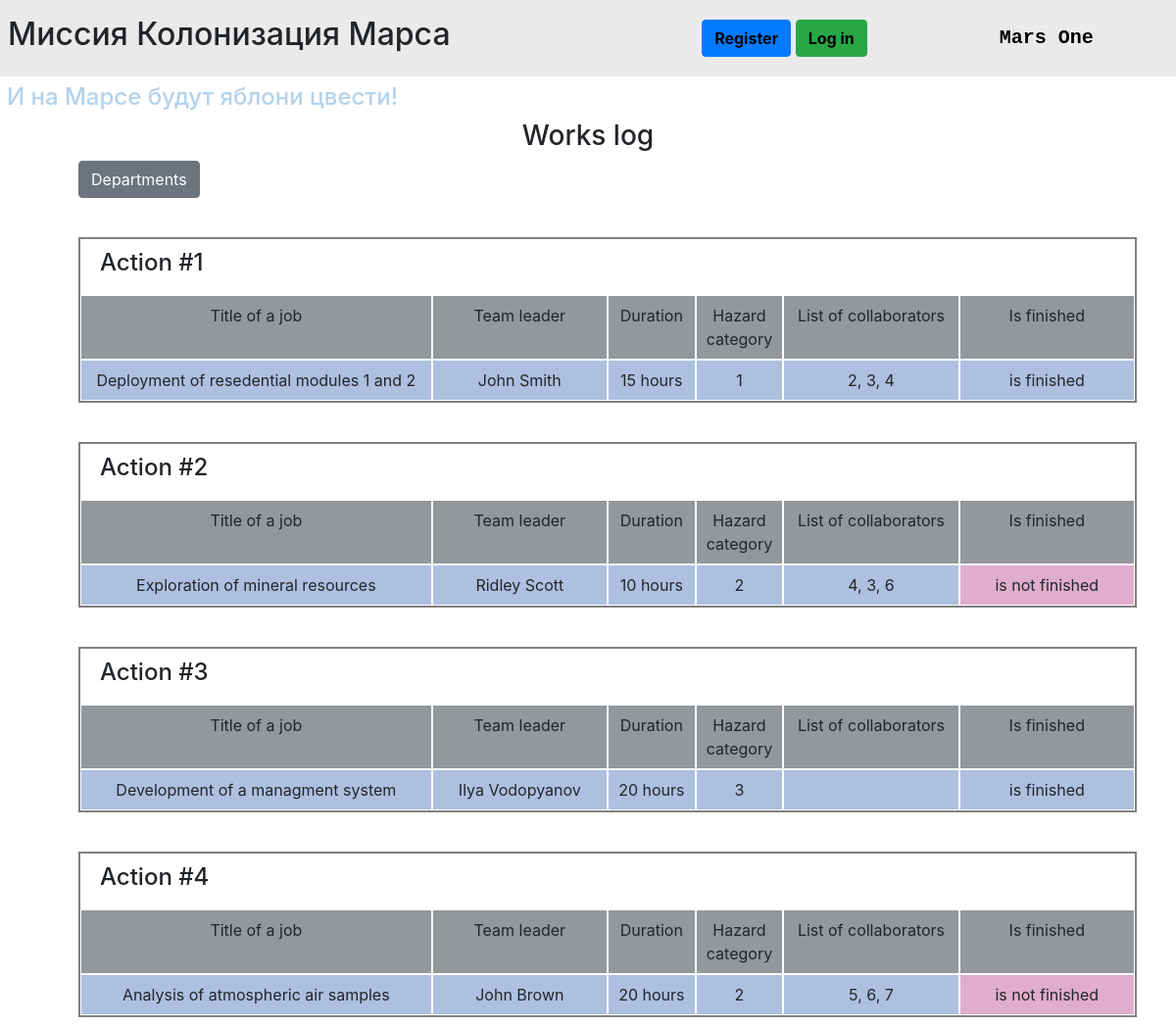
/index, run on the app's committed database.
### data/jobs.py (models this page shows, shortened)
class Jobs(SqlAlchemyBase, SerializerMixin):
    __tablename__ = 'jobs'
    id = sqlalchemy.Column(sqlalchemy.Integer,
                           primary_key=True, autoincrement=True)
    team_leader = sqlalchemy.Column(sqlalchemy.Integer, sqlalchemy.ForeignKey("users.id"))
    job = sqlalchemy.Column(sqlalchemy.String, nullable=True)
    work_size = sqlalchemy.Column(sqlalchemy.Integer, nullable=True)
    collaborators = sqlalchemy.Column(sqlalchemy.String, nullable=True)
    creator = sqlalchemy.Column(sqlalchemy.Integer, nullable=True, default=0)
    kind = sqlalchemy.Column(sqlalchemy.Integer, sqlalchemy.ForeignKey("category.id"))
    start_date = sqlalchemy.Column(sqlalchemy.DateTime, default=datetime.datetime.now, nullable=True)
    end_date = sqlalchemy.Column(sqlalchemy.DateTime, nullable=True)
    is_finished = sqlalchemy.Column(sqlalchemy.Boolean, nullable=True)
    user = orm.relation("User")
    category = orm.relation("Category")

### data/users.py (models this page shows, shortened)
class User(SqlAlchemyBase, UserMixin, SerializerMixin):
    __tablename__ = 'users'
    id = sqlalchemy.Column(sqlalchemy.Integer,
                           primary_key=True, autoincrement=True)
    surname = sqlalchemy.Column(sqlalchemy.String, nullable=True)
    name = sqlalchemy.Column(sqlalchemy.String, nullable=True)
    age = sqlalchemy.Column(sqlalchemy.Integer, nullable=True)
    position = sqlalchemy.Column(sqlalchemy.String, nullable=True)
    speciality = sqlalchemy.Column(sqlalchemy.String, nullable=True)
    address = sqlalchemy.Column(sqlalchemy.String, nullable=True)
    email = sqlalchemy.Column(sqlalchemy.String,
                              unique=True, nullable=True)
    city_from = sqlalchemy.Column(sqlalchemy.String)
    hashed_password = sqlalchemy.Column(sqlalchemy.String, nullable=True)
    modified_date = sqlalchemy.Column(sqlalchemy.DateTime,
                                      default=datetime.datetime.now)
    jobs = orm.relation("Jobs", back_populates='user')
    departments = orm.relation("Department", back_populates='user')

### main.py (the view)
@app.route("/")
@app.route("/index")
def index():
    session = db_session.create_session()
    actions = session.query(Jobs).all()
    return render_template("actions.html",
                           actions=actions,
                           title="Works log")

### data/db_session.py (called while the page is built)
def create_session() -> Session:
    global __factory
    return __factory()

### templates/actions.html (shortened to what this page needs)
{% extends "base.html" %}
{% block content %}
<div class="container-fluid">
    <div class="row">
        <div class="col-12 text-center">
            <h3>{{title}}</h3>
        </div>
    </div>
    <div class="buttons">
        <a href="/departments_list" class="btn btn-secondary">Departments</a>
    </div>
    {% for action in actions %}
    <div class="container-fluid item">
        <div class="row">
            <div class="col-12 action-title"><h4>Action #{{action.id}}</h4></div>
        </div>
        <div class="row">
            <div class="col-4 title">Title of a job</div>
            <div class="col-2 title">Team leader</div>
            <div class="col-1 title">Duration</div>
            <div class="col-1 title">Hazard category</div>
            <div class="col-2 title">List of collaborators</div>
            <div class="col-2 title">Is finished</div>
        </div>
        <div class="row">
            <div class="col-4 cell">{{action.job}}</div>
            <div class="col-2 cell">{{action.user.name + " " + action.user.surname}}</div>
            <div class="col-1 cell">{{action.work_size}} hours</div>
            <div class="col-1 cell">{{action.kind}}</div>
            <div class="col-2 cell">{{action.collaborators}}</div>
            <div class="col-2 cell {% if not action.is_finished %} not-finished {% endif %}">
                {% if not action.is_finished %} is not finished
                {% else %} is finished
                {% endif %}
            </div>
        </div>
    </div>
    {% endfor %}
</div>
{% endblock %}

### templates/base.html (shortened to what this page needs)
<!DOCTYPE html>
<html lang="en">
<head>
    <link rel="stylesheet"
          href="https://stackpath.bootstrapcdn.com/bootstrap/4.4.1/css/bootstrap.min.css"
>
    <link rel="stylesheet" href="/static/css/style.css">
</head>
<body>
    <div class="row align-items-center mission">
        <h2 class="col-md-7 col-sm-6 mission-name">Миссия Колонизация Марса</h2>
        <p class="col-md-3 col-sm-3 mission-user">
            {% if current_user.is_authenticated %}
            <a class="alert-link" href="/logout" title="log out">{{ current_user.name + " " + current_user.surname }}</a>
            {% else %}
            <a href="/register" class="btn btn-primary">Register</a>
            <a href="/login" class="btn btn-success">Log in</a>
            {% endif %}
        </p>
        <a href="/" class="col-md-2 col-sm-3 mission-logo">Mars One</a>
    </div>
    <div class="slogan">
        <h4>И на Марсе будут яблони цвести!</h4>
    </div>
    <main role="main" class="container">
        {% block content %}{% endblock %}
    </main>
</body>
</html>

### static/css/style.css (style rules this page uses)
.title { background-color: #94979c; }
.cell { background-color: #adc0e0; }
.title, .cell { padding: 8px; border: 1px solid white; text-align: center; }
.not-finished { background-color: #e0adce; }
.item { margin: 40px 20px 10px 20px; border: 2px solid gray; }
.buttons { margin: 1px 1px 1px 20px; }
.action-title { padding: 10px 20px; }
.mission { background-color: #eaeaea; padding: 8px; }
.mission-logo { margin: 12px 0; font-family: monospace; font-size: 20px; font-weight: 600; color: black!important; cursor: pointer; text-decoration: none!important; }
.mission-user { margin: 12px 0; }
.mission-user a { color: black; font-weight: 700; }
.slogan { color: #b3d2ec; margin: 7px; }

### data on the page
Jobs: id "1", job "Deployment of resedential modules 1 and 2", user "John Smith", work_size "15", kind "1", collaborators "2, 3, 4", is_finished "is finished"
Jobs: id "2", job "Exploration of mineral resources", user "Ridley Scott", work_size "10", kind "2", collaborators "4, 3, 6", is_finished "is not finished"
Jobs: id "3", job "Development of a managment system", user "Ilya Vodopyanov", work_size "20", kind "3", is_finished "is finished"
Jobs: id "4", job "Analysis of atmospheric air samples", user "John Brown", work_size "20", kind "2", collaborators "5, 6, 7", is_finished "is not finished"

### other printed values
{{ title }} "Works log"
